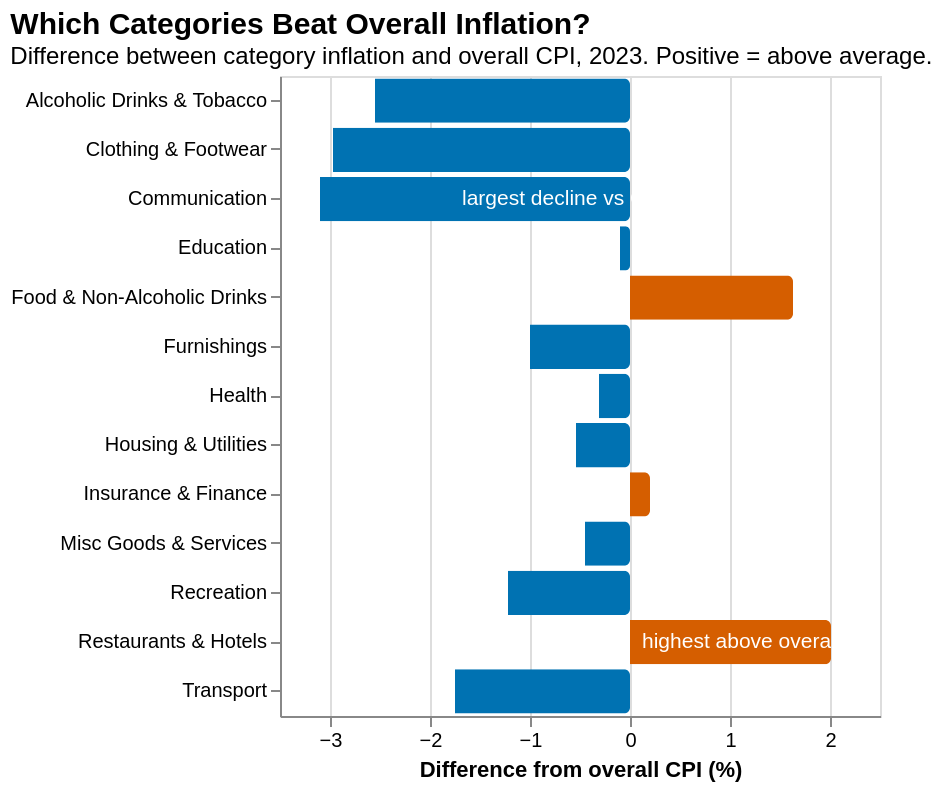

Here is the Vega-Lite specification saved for this chart:
### Vega-Lite specification from a JSON file in a GitHub repository (floating-point values rounded to 4 significant figures)
{"$schema": "https://vega.github.io/schema/vega-lite/v5.json", "title": {"text": "Which Categories Beat Overall Inflation?", "subtitle": "Difference between category inflation and overall CPI, 2023. Positive = above average.", "anchor": "start", "fontSize": 15, "subtitleFontSize": 12}, "width": "container", "height": 320, "layer": [{"data": {"values": [{"label": "Restaurants & Hotels", "diff": 2.01}, {"label": "Food & Non-Alcoholic Drinks", "diff": 1.63}, {"label": "Insurance & Finance", "diff": 0.2}, {"label": "Education", "diff": -0.1}, {"label": "Health", "diff": -0.31}, {"label": "Misc Goods & Services", "diff": -0.45}, {"label": "Housing & Utilities", "diff": -0.54}, {"label": "Furnishings", "diff": -1.0}, {"label": "Recreation", "diff": -1.22}, {"label": "Transport", "diff": -1.75}, {"label": "Alcoholic Drinks & Tobacco", "diff": -2.55}, {"label": "Clothing & Footwear", "diff": -2.97}, {"label": "Communication", "diff": -3.1}]}, "mark": {"type": "bar", "cornerRadiusEnd": 3}, "encoding": {"y": {"field": "label", "type": "nominal", "sort": "-x", "title": null}, "x": {"field": "diff", "type": "quantitative", "title": "Difference from overall CPI (%)", "axis": {"grid": true}}, "color": {"condition": {"test": "datum.diff > 0", "value": "#D55E00"}, "value": "#0072B2"}, "tooltip": [{"field": "label", "title": "Category"}, {"field": "diff", "title": "Diff from overall (%)", "format": ".2f"}]}}, {"data": {"values": [{"x": 0.0, "label": "Restaurants & Hotels", "note": "highest above overall CPI"}, {"x": -1.8, "label": "Communication", "note": "largest decline vs CPI"}]}, "mark": {"type": "text", "fontSize": 10.5, "color": "#ffff", "align": "left", "dx": 6}, "encoding": {"x": {"field": "x", "type": "quantitative"}, "y": {"field": "label", "type": "nominal"}, "text": {"field": "note"}}}]}
